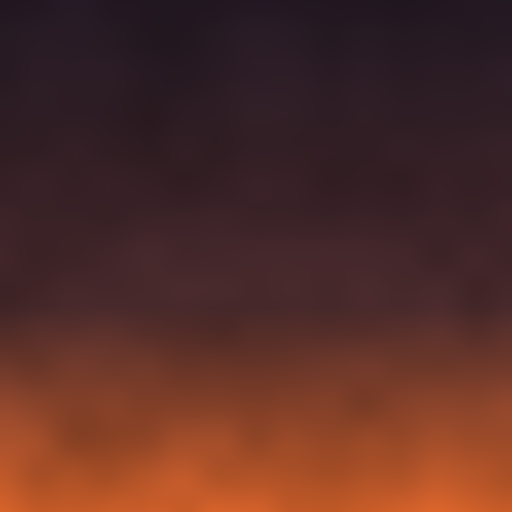
#> input picture assets/sky/dino_cave/side.png, 512 x 512 px, found by its file name
$ python make_sky_land_v2.py
#> lines starting #> are read from the running program, lines starting #| are printed output that depends on the picture; after the words box and inside, x2 and y2 are one past the last pixel; in counts of white or black regions, pixels touching at a corner belong together
#!/usr/bin/env python3
"""FOREST-1 and SNOW-1 sky side faces v2 (visibility fix 3, 2026-10-20): land below the horizon.

The current side faces (tools/map/author_forest1.py write_sky, tools/map/author_snow1.py sky_faces) are a plain colour
gradient below the horizon, so where the client culls the heightfield rim (graphics level 1, phones) the kart looks
out at a flat green or white void. This keeps every pixel above the horizon exactly as it is and paints distant land
on the lower part of the side face: layered far hills, each hazier toward the horizon, fading back into the original
gradient near the bottom edge so the unchanged down face still meets it.

- FOREST-1: far rolling green-gold hills, golden field patches and dark round treelines, hazing into the warm cream
  Atmosphere colour (238, 226, 200).
- SNOW-1: far white-blue faceted ranges, rolling snowfields with soft blue shadows and dark fir specks, hazing into
  the pale lilac Atmosphere colour (236, 232, 238).

Owned, procedural (numpy). The land is periodic across the face (the four side faces share one image), and only
pixels below the horizon change (checked). Up/down faces are copied unchanged (same images and ids).
Usage: make_sky_land_v2.py -> assets/sky/{forest1_v2,snow1_v2}/{side,up,down}.png, uploaded.json seeded with the
unchanged up/down ids, and previews out/sky_v3/{forest1,snow1}_land.png."""
import hashlib
import json
import shutil
from pathlib import Path

import numpy as np
from PIL import Image

ROOT = Path(__file__).resolve().parents[2]
SKY = ROOT / "assets" / "sky"
PREV = ROOT / "out" / "sky_v3"


def smooth(a, b, x):
    t = np.clip((x - a) / (b - a), 0, 1)
    return t * t * (3 - 2 * t)


def mix(c0, c1, t):
    t = np.asarray(t)[..., None]
    return c0 * (1 - t) + c1 * t


def pnoise(px, rng, freqs, falloff=0.6):
    """Periodic noise in px (0..1 wraps): random-phase sines with integer frequencies, in [-1, 1]."""
    v, a, s = 0.0, 1.0, 0.0
    for k in freqs:
        v = v + a * np.sin(2 * np.pi * (k * px + rng.random()))
        s += a
        a *= falloff
    return v / s


def faceted(px, rng, n, lo=0.0, hi=1.0):
    """Periodic piecewise-linear (faceted) profile with n knots."""
    knots = [rng.uniform(lo, hi) for _ in range(n)]
    knots.append(knots[0])
    return np.interp(px % 1.0, np.linspace(0, 1, n + 1), knots)


def treeline(px, rng, count, height, cluster):
    """Scalloped canopy bumps (degrees above a ridge), present only where the cluster noise is positive."""
    f = px * count
    fr = f - np.floor(f)
    idx = np.floor(f).astype(int) % count
    jit = np.array([rng.uniform(0.6, 1.0) for _ in range(count)])
    bump = np.sqrt(np.clip(1 - (2 * fr - 1) ** 2, 0, 1)) * jit[idx]
    return height * bump * (cluster > 0)


def geometry(n):
    u = (np.arange(n) + 0.5) / n * 2 - 1
    U, V = np.meshgrid(u, -u)
    e = np.degrees(np.arctan2(V, np.sqrt(U * U + 1)))
    px = (np.degrees(np.arctan2(U, 1.0)) + 45) / 90.0
    return e, px


def forest(img, rng):
    n = img.shape[0]
    e, px = geometry(n)
    out = img.copy()
    haze = np.array([238, 226, 200.0])
    # (top elevation, amplitude, frequencies, lit colour, shade colour, haze, treeline)
    layers = [(-0.6, 0.7, (3, 5, 8, 13), (176, 186, 120), (150, 168, 112), 0.62, (90, 0.35)),
              (-2.4, 1.1, (2, 4, 7, 11), (168, 182, 92), (128, 156, 84), 0.42, (70, 0.55)),
              (-5.6, 1.8, (2, 3, 5, 9), (146, 176, 82), (104, 146, 76), 0.24, (46, 0.9)),
              (-10.5, 2.6, (1, 3, 4, 7), (126, 168, 80), (92, 138, 74), 0.12, (30, 1.4))]
    for top, amp, fq, lit, shade, hz, (tcount, theight) in layers:
        ridge = top + amp * pnoise(px, rng, fq)
        cluster = pnoise(px, rng, (3, 5, 9))
        trees = treeline(px, rng, tcount * 4, theight, cluster - 0.15)
        depth = np.clip((ridge - e) / (6 + amp * 2), 0, 1)  # 0 at the ridge, 1 lower on the hill face
        col = mix(np.array(lit, float), np.array(shade, float), smooth(0, 1, depth))
        # golden field patches and a darker hedge stripe on the hill face
        fields = 0.5 * pnoise(px, rng, (7, 13, 19)) + 0.5 * np.sin(e * 1.4 + 3.0 * pnoise(px, rng, (3, 5)))
        patch = smooth(0.4, 0.55, fields)  # field patches stretched along the slope
        col = mix(col, np.array([214, 188, 104.0]), patch * smooth(0.03, 0.15, depth) * 0.7)
        col = mix(col, col * 0.86, smooth(0.80, 0.88, np.abs(np.sin(np.pi * (depth * 3 + 0.3 * fields)))) * 0.6)
        land = e <= ridge
        tree = (e > ridge) & (e <= ridge + trees)
        tcol = np.array([66, 104, 66.0]) * (0.9 + 0.2 * smooth(ridge, ridge + theight, e))[..., None]
        layer = np.where(tree[..., None], tcol, col)
        layer = mix(layer, haze, hz)
        m = (land | tree).astype(float)
        out = mix(out, layer, m)
    return out


def snow(img, rng):
    n = img.shape[0]
    e, px = geometry(n)
    out = img.copy()
    haze = np.array([236, 232, 238.0])
    # far faceted ranges just under the existing peaks
    for top, amp, knots, lit, sh, hz in ((-0.5, 2.0, 13, (214, 226, 246), (176, 196, 230), 0.5),
                                         (-1.4, 2.0, 19, (226, 236, 250), (184, 204, 236), 0.38)):
        prof = faceted(px, rng, knots)
        ridge = top - amp + amp * 2 * prof
        slope = np.gradient(prof, axis=1)
        col = mix(np.array(lit, float), np.array(sh, float), (slope > 0).astype(float) * 0.85)
        col = mix(col, np.array([236, 244, 252.0]), smooth(ridge - 0.8, ridge - 0.1, e) * 0.6)  # snowy crest
        col = mix(col, haze, hz)
        out = mix(out, col, (e <= ridge).astype(float) * (e > -14))
    # rolling snowfields with blue shadow hollows, fir specks along their crests
    for top, amp, fq, hz, tcount in ((-3.2, 0.8, (3, 5, 9, 14), 0.34, 80), (-7.0, 1.6, (2, 4, 7, 11), 0.18, 52),
                                     (-12.5, 2.4, (1, 3, 5, 8), 0.08, 34)):
        ridge = top + amp * pnoise(px, rng, fq)
        depth = np.clip((ridge - e) / (5 + amp * 2), 0, 1)
        col = mix(np.array([244, 248, 254.0]), np.array([196, 214, 240.0]), smooth(0.05, 0.9, depth) * 0.8)
        drift = pnoise(px + 0.1 * e / 10, rng, (5, 9, 15))
        col = mix(col, np.array([206, 222, 244.0]), smooth(0.4, 0.55, drift) * smooth(0.1, 0.3, depth) * 0.6)
        cluster = pnoise(px, rng, (4, 7, 11))
        trees = treeline(px * 1.0, rng, tcount * 3, 0.55 + 0.12 * abs(top), cluster - 0.25)
        tree = (e > ridge) & (e <= ridge + trees)
        tcol = np.array([58, 86, 96.0])
        layer = np.where(tree[..., None], tcol, col)
        layer = mix(layer, haze, hz)
        out = mix(out, layer, ((e <= ridge) | tree).astype(float))
    return out


def finish(src, painted):
    n = src.shape[0]
    e, _ = geometry(n)
    # unchanged above the horizon; back to the original gradient toward the bottom edge (the down face meets it)
    w = smooth(0.0, -0.8, e) * (1 - smooth(-17, -26, e))
    return mix(src, painted, w)


def run(name, fn, seed):
    src_dir, dst = SKY / name, SKY / f"{name}_v2"
    dst.mkdir(parents=True, exist_ok=True)
    src = np.asarray(Image.open(src_dir / "side.png").convert("RGB"), float)
    rng = np.random.default_rng(seed)
    out = finish(src, fn(src, rng))
    im = Image.fromarray(np.clip(out + 0.5, 0, 255).astype(np.uint8))
    im.save(dst / "side.png", optimize=True)
    n = src.shape[0]
    changed_above = np.abs(np.asarray(im, float)[: n // 2] - np.asarray(Image.open(src_dir / "side.png").convert("RGB"), float)[: n // 2]).max()
    lr = np.abs(np.asarray(im, float)[:, 0] - np.asarray(im, float)[:, -1]).mean()
    bot = np.abs(np.asarray(im, float)[-1] - src[-1]).max()
    print(f"{name}: max change above the horizon {changed_above:.0f}, side left/right edge diff {lr:.2f}, bottom row change {bot:.0f}")
    # up/down unchanged: copy and seed their ids so upload_set.py skips them and the module keeps them
    old = json.loads((src_dir / "uploaded.json").read_text())
    ids = json.loads((dst / "uploaded.json").read_text()) if (dst / "uploaded.json").exists() else {}
    for face in ("up", "down"):
        shutil.copyfile(src_dir / f"{face}.png", dst / f"{face}.png")
        sha = hashlib.sha256((dst / f"{face}.png").read_bytes()).hexdigest()
        assert old[face]["sha256"] == sha, (name, face, "source png differs from its uploaded sha")
        ids[face] = old[face]
    (dst / "uploaded.json").write_text(json.dumps(ids, indent=1))
    # preview: old | new, plus the side tiled twice
    PREV.mkdir(parents=True, exist_ok=True)
    old_im = Image.open(src_dir / "side.png").convert("RGB")
    sheet = Image.new("RGB", (n * 4, n))
    sheet.paste(old_im, (0, 0))
    sheet.paste(im, (n, 0))
    sheet.paste(im, (2 * n, 0))
    sheet.paste(im, (3 * n, 0))
    sheet.save(PREV / f"{name}_land.png")
    print(dst / "side.png", PREV / f"{name}_land.png")


def main():
    run("forest1", forest, 1101)
#> in geometry, `e = np.degrees(np.arctan2(V, np.sqrt(U * U + 1)))`:
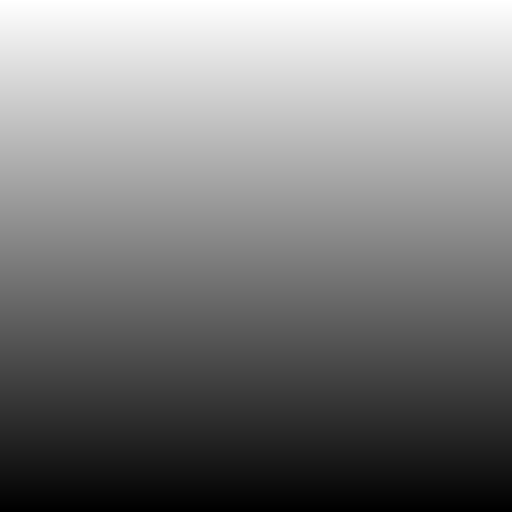
#> V: shape (512, 512) float64; min -0.998, max 0.998, mean 0; drawn with min black and max white
#> in geometry, `px = (np.degrees(np.arctan2(U, 1.0)) + 45) / 90.0`:
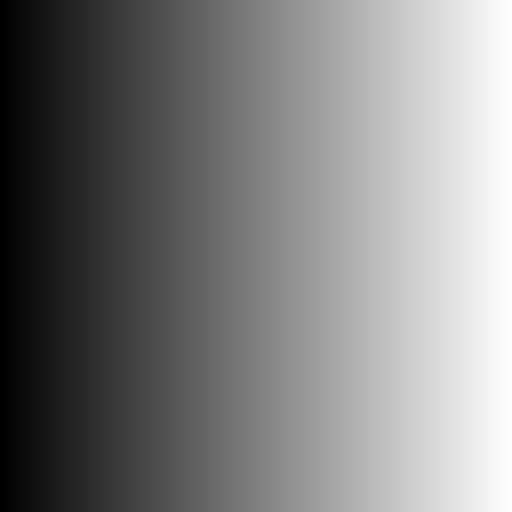
#> U: shape (512, 512) float64; min -0.998, max 0.998, mean 0; drawn with min black and max white
#> the loop in forest, `for top, amp, fq, lit, shade, hz, (tcount, theight) in layers:` made 4 passes
#> pass 1, in mix (call 5), `t = np.asarray(t)[..., None]`:
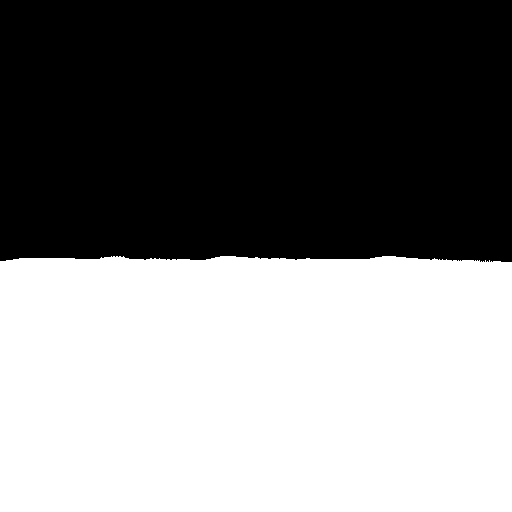
#> t: shape (512, 512, 1) float64; values 0 (black) and 1 (white), 49.5% white; 1 white region, box (x1, y1, x2, y2) and area: (0, 256, 512, 512) 129705
#> pass 1, in forest, `out = mix(out, layer, m)`:
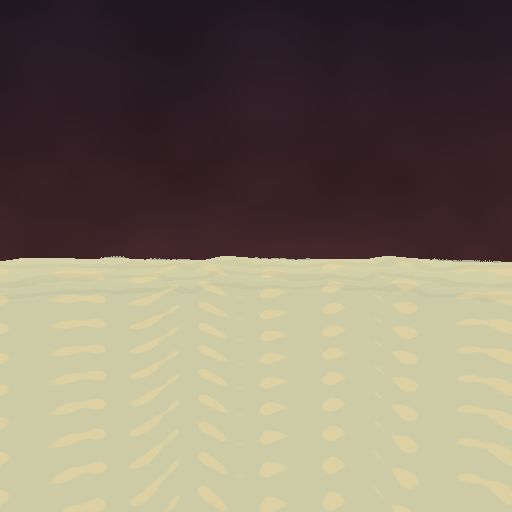
#> out: shape (512, 512, 3) float64; mean R, G, B 127, 116.5, 100.8
#> after the loop in forest, `for top, amp, fq, lit, shade, hz, (tcount, theight) in layers:`:
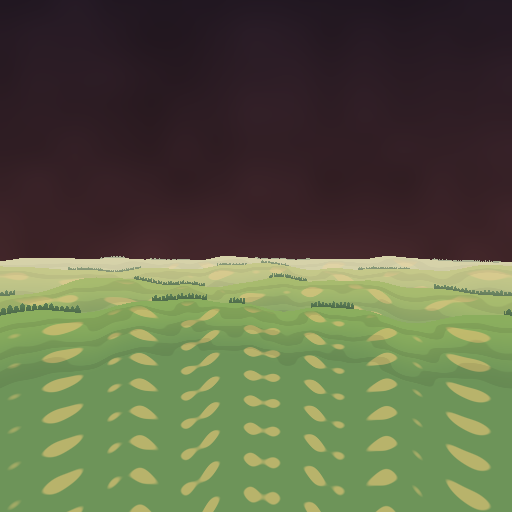
#> out: shape (512, 512, 3) float64; mean R, G, B 90.7, 95.1, 67.3
#> after the loop in forest, `for top, amp, fq, lit, shade, hz, (tcount, theight) in layers:`:
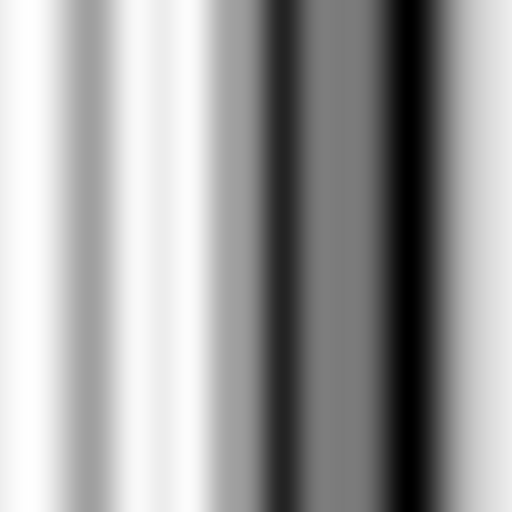
#> ridge: shape (512, 512) float64; min -12.66, max -9.12, mean -10.43; drawn with min black and max white
#> in finish, `n = src.shape[0]`: n = 512
#> in mix (call 21), `return c0 * (1 - t) + c1 * t`:
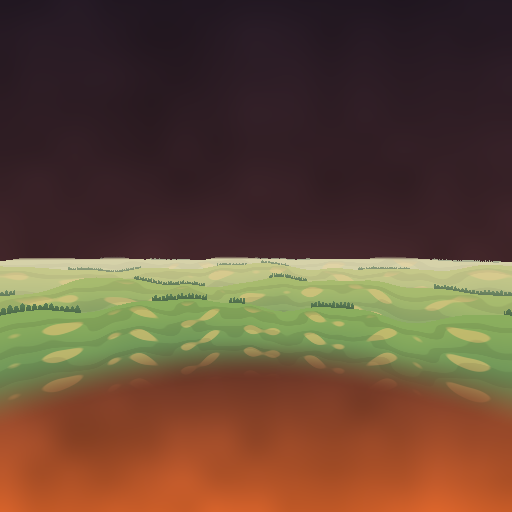
#> returned value: shape (512, 512, 3) float64; mean of channels 0, 1, 2 99.8, 73.1, 53.1; drawn as R, G, B
#> in run, `changed_above = np.abs(np.asarray(im, float)[: n // 2] - np.asarray(Im..`: changed_above = 0
#> in run, `lr = np.abs(np.asarray(im, float)[:, 0] - np.asarray(im, float)[:, -1]..`: lr = 3.14
#> in run, `bot = np.abs(np.asarray(im, float)[-1] - src[-1]).max()`: bot = 0
#| forest1: max change above the horizon 0, side left/right edge diff 3.14, bottom row change 0
    run("snow1", snow, 1102)


if __name__ == "__main__":
#> (the run stopped early here; a loop or call above may not have finished)
